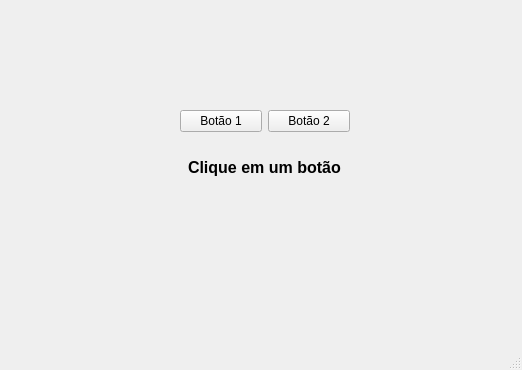
<?xml version="1.0" encoding="UTF-8"?>
<ui version="4.0">
 <class>MainWindow</class>
 <widget class="QMainWindow" name="MainWindow">
  <property name="geometry">
   <rect>
    <x>0</x>
    <y>0</y>
    <width>522</width>
    <height>370</height>
   </rect>
  </property>
  <property name="minimumSize">
   <size>
    <width>522</width>
    <height>370</height>
   </size>
  </property>
  <property name="windowTitle">
   <string>MainWindow</string>
  </property>
  <widget class="QWidget" name="centralwidget">
   <widget class="QWidget" name="verticalLayoutWidget">
    <property name="geometry">
     <rect>
      <x>180</x>
      <y>110</y>
      <width>170</width>
      <height>86</height>
     </rect>
    </property>
    <layout class="QVBoxLayout" name="verticalLayout">
     <item>
      <layout class="QHBoxLayout" name="horizontalLayout_2">
       <item alignment="Qt::AlignVCenter">
        <widget class="QPushButton" name="pushButton">
         <property name="text">
          <string>Botão 1</string>
         </property>
        </widget>
       </item>
       <item>
        <widget class="QPushButton" name="pushButton_2">
         <property name="text">
          <string>Botão 2</string>
         </property>
        </widget>
       </item>
      </layout>
     </item>
     <item alignment="Qt::AlignHCenter">
      <widget class="QLabel" name="label">
       <property name="font">
        <font>
         <pointsize>12</pointsize>
         <bold>true</bold>
        </font>
       </property>
       <property name="text">
        <string>Clique em um botão</string>
       </property>
      </widget>
     </item>
    </layout>
   </widget>
  </widget>
  <widget class="QMenuBar" name="menubar">
   <property name="geometry">
    <rect>
     <x>0</x>
     <y>0</y>
     <width>522</width>
     <height>21</height>
    </rect>
   </property>
  </widget>
  <widget class="QStatusBar" name="statusbar"/>
 </widget>
 <resources/>
 <connections/>
</ui>
